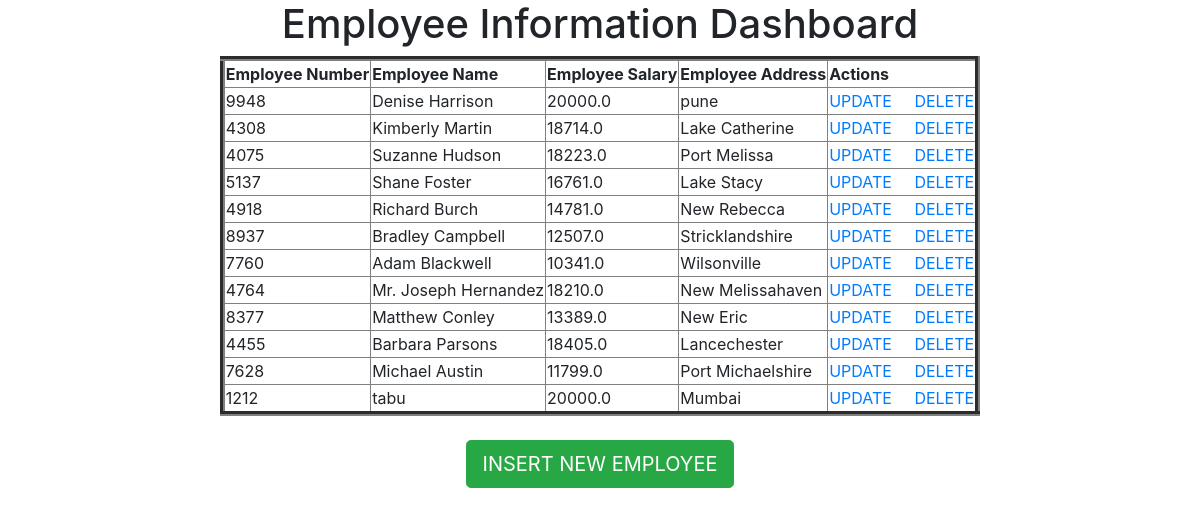
The page / on the database its author committed.
### testApp/models.py (models this page shows)
class Employee(models.Model):
    eno=models.IntegerField()
    ename=models.CharField(max_length=64)
    esal=models.FloatField()
    eaddr=models.CharField(max_length=256)

### testApp/views.py (the view)
# urls.py: url(r'^$', views.retrieve_view),
def retrieve_view(request):
    employees=Employee.objects.all()
    return render(request,'testApp/index.html',{'employees':employees})

### templates/testApp/index.html
<!DOCTYPE html>
{% extends "testApp/base.html" %}
  {% block body_block %}
     <h1>Employee Information Dashboard</h1>
     <table border="5">
       <thead >
         <th>Employee Number</th>
         <th>Employee Name</th>
         <th>Employee Salary</th>
         <th>Employee Address</th>
         <th>Actions</th>
       </thead>
       {% for emp in employees %}
       <tr>
         <td>{{emp.eno}}</td>
         <td>{{emp.ename}}</td>
         <td>{{emp.esal}}</td>
         <td>{{emp.eaddr}}</td>
         <td> <a href="/update/{{emp.id}}">UPDATE</a>&nbsp&nbsp&nbsp&nbsp&nbsp<a href="/delete/{{emp.id}}">DELETE</a></td>
       </tr>
       {% endfor %}
     </table><br>
     <a href="/create" class="btn btn-success btn-lg">INSERT NEW EMPLOYEE</a>
  {% endblock %}

### templates/testApp/base.html (shortened to what this page needs)
<!DOCTYPE html>
{% load staticfiles %}
<html lang="en" dir="ltr">
  <head>
    <link rel="stylesheet" href="{% static "css/bootstrap.css" %}">
  </head>
  <body>
    <div class="container" align="center">
      {% block body_block %}
      {% endblock %}
    </div>
  </body>
</html>

### rows shown on the page
Employee: eno "9948", ename "Denise Harrison", esal "20000.0", eaddr "pune"
Employee: eno "4308", ename "Kimberly Martin", esal "18714.0", eaddr "Lake Catherine"
Employee: eno "4075", ename "Suzanne Hudson", esal "18223.0", eaddr "Port Melissa"
Employee: eno "5137", ename "Shane Foster", esal "16761.0", eaddr "Lake Stacy"
Employee: eno "4918", ename "Richard Burch", esal "14781.0", eaddr "New Rebecca"
Employee: eno "8937", ename "Bradley Campbell", esal "12507.0", eaddr "Stricklandshire"
Employee: eno "7760", ename "Adam Blackwell", esal "10341.0", eaddr "Wilsonville"
Employee: eno "4764", ename "Mr. Joseph Hernandez", esal "18210.0", eaddr "New Melissahaven"
Employee: eno "8377", ename "Matthew Conley", esal "13389.0", eaddr "New Eric"
Employee: eno "4455", ename "Barbara Parsons", esal "18405.0", eaddr "Lancechester"
Employee: eno "7628", ename "Michael Austin", esal "11799.0", eaddr "Port Michaelshire"
Employee: eno "1212", ename "tabu", esal "20000.0", eaddr "Mumbai"
